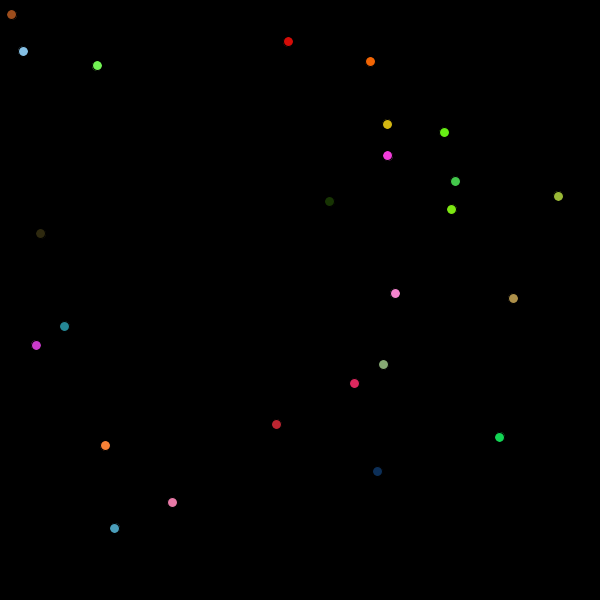
Frame 1 (no input)
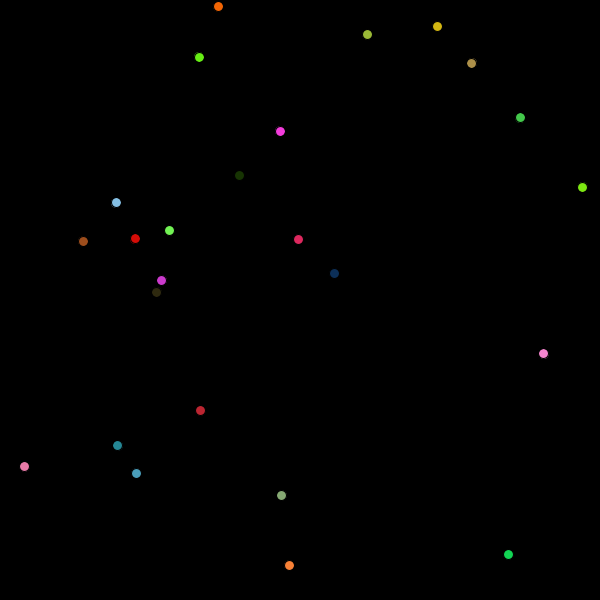
Frame 60 (the mouse pressed at the canvas centre just before this capture)
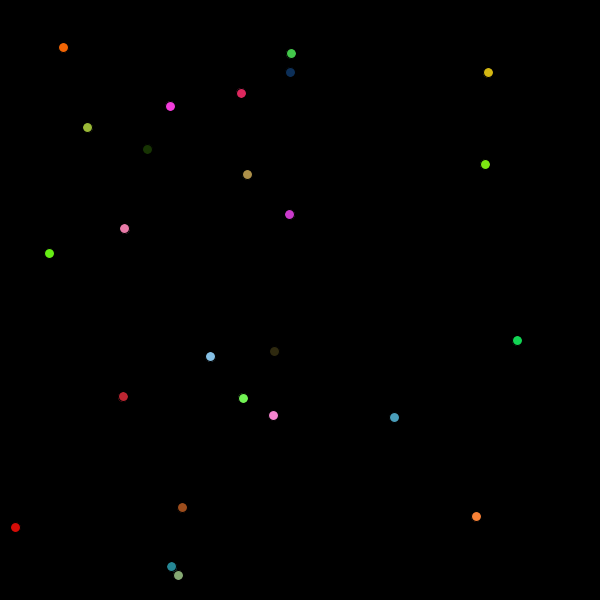
Frame 120 (the mouse held since frame 60 and released just before this capture)

The Processing sketch that drew these frames (run headless with seeded random() and noise(); from frame 60 on, the mouse is pressed at the canvas centre):

// Processing sketch: Chain_Reaction
// ── Chain_Reaction.pde
  Ball[] balls;
  boolean reactionStarted;
  
  void setup() {
    size(600, 600);
    reactionStarted = false;
    balls = new Ball[25];
    
    for (int i = 0; i < balls.length; i++) {
      balls[i] = new Ball();
    }
  }
  
  void draw() {
    background(0);
    for(Ball item: balls){
      item.display();
      item.move();

    }
  }
  
// ── Ball.pde
class Ball {

  float x;
  float y;
  float rad;
  color c;
  float dx;
  float dy;
  int state;

  Ball() {
    x = random((width - rad) + rad / 2);
    y = random((height - rad) + rad / 2);
    rad = 10;
    float r = random(256);
    float g = random(256);
    float b = random(256);
    c = color(r, g, b);
    dx = random(10) - 5;
    dy = random(10) - 5;
    state = 0;
  }

  void move() {
    x = x + dx;
    y = y + dy;
    bounce();
  }

  void bounce() {
    if (x >= width || x <= 0) {
      dx = -dx;
    } else if (y >= height || y <= 0) {
      dy = -dy;
    }
  }

  void display() {
    fill(c);
    ellipse(x, y, rad, rad);
  }
}
